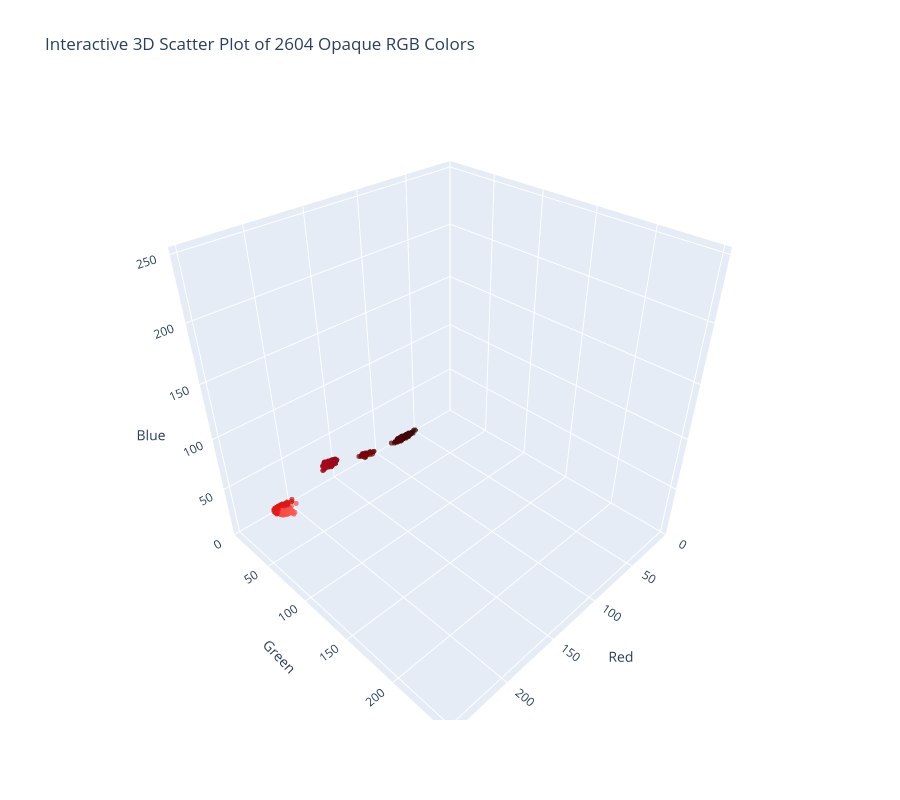

Source (notebook cell):
### Code cell
# Create an interactive 3D scatter plot of the raw RGB colors using Plotly
import plotly.express as px
import pandas as pd

print("Generating Interactive 3D Scatter Plot...")
df_3d = pd.DataFrame(X_filtered, columns=['Red', 'Green', 'Blue'])
df_3d['color_hex'] = ['#%02x%02x%02x' % tuple(c) for c in X_filtered.astype(int)]

fig = px.scatter_3d(
    df_3d, x='Red', y='Green', z='Blue',
    color='color_hex',
    color_discrete_map='identity',
    title=f"Interactive 3D Scatter Plot of {len(X_filtered)} Opaque RGB Colors",
    opacity=0.7
)
fig.update_traces(marker=dict(size=3))
fig.update_layout(height=800, scene=dict(xaxis=dict(range=[0, 255]), yaxis=dict(range=[0, 255]), zaxis=dict(range=[0, 255]), aspectmode='cube'))
fig.show()
